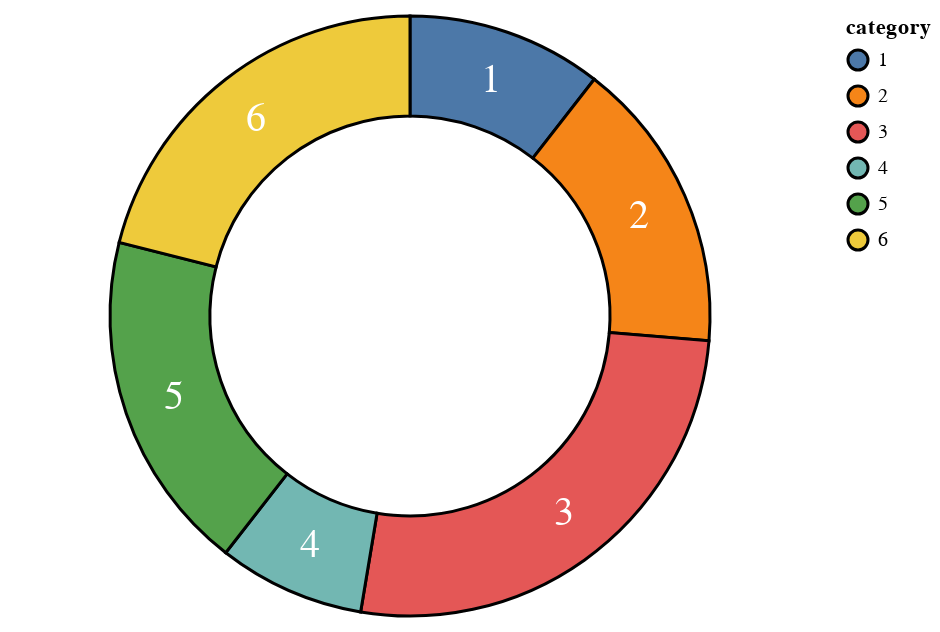

The notebook cell this image was saved under:
### Markdown cell above
Here, we replaced `mark_bar` with `mark_arc`.  The arc mark is useful for generate pie chart, donut chart and other visualization with radial layout. Note that we set the `innerRadius` property to 100 pixels to create a donut chart. We can also set it to 0 to obtain a pie chart. Feel free to give it a try.

With arcs, we no longer need the `x` and `y` encodings.  Instead, we use the `theta` and `radius` encoding.  Here, we encode the "value" column as `theta` (the radial angle of each arc) and skip the `radius` encoding so it uses the defaul radius setting.

This is nice! Let's add some minor adjustment to make the chart better.

### Code cell
text_chart = base2.mark_text(radius=100, radiusOffset=25)\
                  .encode(theta=alt.Theta("value:Q", stack=True), 
                          text="category:N", 
                          color=alt.value('white'))
(donut_chart + text_chart).configure_text(fontSize=20).configure_arc(stroke='black', strokeWidth=1.5)

### Figure 1 — Vega-Lite specification as saved in the notebook (floating-point values rounded to 4 significant figures)
{"config": {"view": {"continuousWidth": 400, "continuousHeight": 300}, "arc": {"stroke": "black", "strokeWidth": 1.5}, "text": {"fontSize": 20}}, "layer": [{"mark": {"type": "arc", "innerRadius": 100, "outerRadius": 150}, "encoding": {"color": {"field": "category", "type": "nominal"}, "theta": {"field": "value", "type": "quantitative"}}}, {"mark": {"type": "text", "radius": 100, "radiusOffset": 25}, "encoding": {"color": {"value": "white"}, "text": {"field": "category", "type": "nominal"}, "theta": {"field": "value", "stack": true, "type": "quantitative"}}}], "data": {"name": "data-b2cfa2dd68d6dd58acc11cee098fb8d9"}, "$schema": "https://vega.github.io/schema/vega-lite/v4.17.0.json", "datasets": {"data-b2cfa2dd68d6dd58acc11cee098fb8d9": [{"category": 1, "value": 4, "name": "category"}, {"category": 2, "value": 6, "name": "category"}, {"category": 3, "value": 10, "name": "category"}, {"category": 4, "value": 3, "name": "category"}, {"category": 5, "value": 7, "name": "category"}, {"category": 6, "value": 8, "name": "category"}]}}
